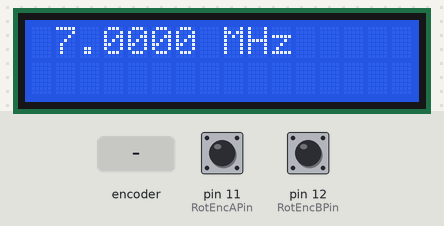
A sketch run on a simulated Arduino Uno, built with avr-gcc and run on an emulated ATmega328P. Shown: 16×2 character LCD. The inputs (shaded band) are chosen by the test bench; at power-on: pin 11 (RotEncAPin) HIGH, pin 12 (RotEncBPin) HIGH.

Above: at 1.2 s.
1.3 s: rotary encoder on pin 11 (RotEncAPin) / pin 12 (RotEncBPin) turned 1 step (first pin leading)
At 2.5 s:
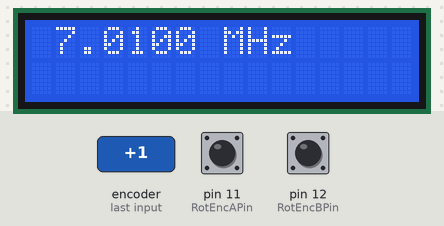
3.0 s: rotary encoder on pin 11 (RotEncAPin) / pin 12 (RotEncBPin) turned 1 step (first pin leading)
At 3.8 s:
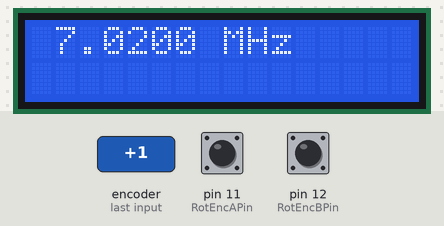
4.7 s: rotary encoder on pin 11 (RotEncAPin) / pin 12 (RotEncBPin) turned 1 step (first pin leading)
At 5.1 s:
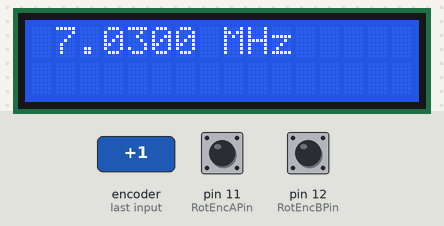
Timing chart, 0 to 7.7 s (numbered marks = the images above; inputs shaded):
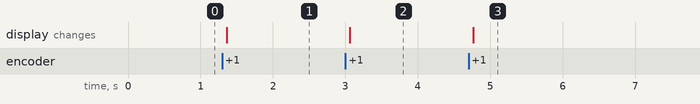

Measured:
- after the input at 1.3 s, the display: changes after 0.06 s (image 1)
- after the input at 3.0 s, the display: changes after 0.06 s (image 2)
- after the input at 4.7 s, the display: changes after 0.06 s (image 3)

The sketch:

SimpleDDS.ino
```cpp
/*

 N6QW / KK6FUT Super Simple DDS

 This is a super simple DDS sketch to run a single band AD9850-based DDS.
 Kept super-super simple to make it easy for the non-software folks.

 Inputs: Rotary encoder
 Outputs: LCD display, DDS frequency

 Uses a a (16*2) LCD Display on the I2C Interface for TwRobot.

 */

#include<stdlib.h>
#include <Wire.h>
#include <LiquidCrystal_I2C.h> //TwRobot

const double  bandStart = 7000000;  // start of 40m
const double bandEnd = 7300000; // end of 40m
double freq = bandStart;  // this is a variable (changes) - set it to the beginning of the band

// Set pin numbers for ADS9850
const int W_CLK = 2;
const int FQ_UD = 3;
const int DATAPIN = 4;
const int RESET = 5;

// Set pins for ROTARY ENCODER - we are NOT using rotary encoder switch, so omit for clarity
const int RotEncAPin = 11;
const int RotEncBPin = 12;

// Display library assumes use of A4 for clock, A5 for data. No code needed.

// Variables for Rotary Encoder handling
boolean OldRotEncA = true;
boolean RotEncA = true;
boolean RotEncB = true;

// Instantiate the LCD display...
LiquidCrystal_I2C lcd(0x027, 2, 1, 0, 4, 5, 6, 7, 3, POSITIVE);  // Set the LCD I2C address TwRobot

void setup() {

  // Set up LCD
  lcd.begin(16,2);   // initialize the lcd for 16 chars 2 lines, turn on backlight TwRobot

  // Set up ROTARY ENCODER
  pinMode(RotEncAPin, INPUT);
  pinMode(RotEncBPin, INPUT);
  // set up pull-up resistors on inputs...
  digitalWrite(RotEncAPin,HIGH);
  digitalWrite(RotEncBPin,HIGH);

  // Set up DDS
  pinMode(FQ_UD, OUTPUT);
  pinMode(W_CLK, OUTPUT);
  pinMode(DATAPIN, OUTPUT);
  pinMode(RESET, OUTPUT);
 // start up the DDS...
  pulseHigh(RESET);
  pulseHigh(W_CLK);
  pulseHigh(FQ_UD);
  // start the oscillator...
  send_frequency(freq);
  display_frequency(freq);

}

void loop() {

  // Read the inputs...
  RotEncA = digitalRead(RotEncAPin);
  RotEncB = digitalRead(RotEncBPin);

  // check the rotary encoder values
  if ((RotEncA == HIGH)&&(OldRotEncA == LOW)){
    // adjust frequency
    if (RotEncB == LOW) {
      freq=constrain(freq+10000,bandStart,bandEnd);
    } else {
      freq=constrain(freq-10000,bandStart,bandEnd);
    }
    OldRotEncA=RotEncA;  // store rotary encoder position for next go around

     // Now, update the LCD with frequency
    display_frequency(freq); // push the frequency to LCD display
    send_frequency(freq);  // set the DDS to the new frequency
    delay(400); // let the frequency/voltages settle out after changing the frequency
   }
  OldRotEncA=RotEncA;
  // End of loop()
}


// subroutine to display the frequency...
void display_frequency(double frequency) {
  lcd.setCursor(0, 0); //was 17
  if (frequency<10000000){
    lcd.print(" ");
  }
  lcd.print(frequency/1e6,4);
  lcd.print(" MHz");
}


// Subroutine to generate a positive pulse on 'pin'...
void pulseHigh(int pin) {
  digitalWrite(pin, HIGH);
  digitalWrite(pin, LOW);
}

// calculate and send frequency code to DDS Module...
void send_frequency(double frequency) {
  int32_t freq = (frequency) * 4294967295/125000000;
  for (int b=0; b<4; b++, freq>>=8) {
    shiftOut(DATAPIN, W_CLK, LSBFIRST, freq & 0xFF);
  }
  shiftOut(DATAPIN, W_CLK, LSBFIRST, 0x00);
  pulseHigh(FQ_UD);
}
```

Jsi5351.h
```cpp
// (licence header left out)
#ifndef SI5351_H_
#define SI5351_H_

#include "Arduino.h"
#include "Wire.h"
#include <stdint.h>
#include <avr/eeprom.h>

/* Define definitions */

#define SI5351_BUS_BASE_ADDR				      0x60
#define SI5351_XTAL_FREQ					        25000000
#define SI5351_PLL_FIXED					        900000000

#define SI5351_PLL_VCO_MIN				      	600000000
#define SI5351_PLL_VCO_MAX				      	900000000
#define SI5351_MULTISYNTH_MIN_FREQ		  	1000000
#define SI5351_MULTISYNTH_DIVBY4_FREQ	 	150000000
#define SI5351_MULTISYNTH_MAX_FREQ		  	160000000
#define SI5351_MULTISYNTH67_MAX_FREQ	  	SI5351_MULTISYNTH_DIVBY4_FREQ
#define SI5351_CLKOUT_MIN_FREQ			    	8000
#define SI5351_CLKOUT_MAX_FREQ			    	SI5351_MULTISYNTH_MAX_FREQ
#define SI5351_CLKOUT67_MAX_FREQ		    	SI5351_MULTISYNTH67_MAX_FREQ

#define SI5351_PLL_A_MIN			        		15
#define SI5351_PLL_A_MAX				        	90
#define SI5351_PLL_B_MAX				        	(SI5351_PLL_C_MAX-1)
#define SI5351_PLL_C_MAX				        	1048575
#define SI5351_MULTISYNTH_A_MIN			   	6
#define SI5351_MULTISYNTH_A_MAX		   		1800
#define SI5351_MULTISYNTH67_A_MAX	   		254
#define SI5351_MULTISYNTH_B_MAX			   	(SI5351_MULTISYNTH_C_MAX-1)
#define SI5351_MULTISYNTH_C_MAX			   	1048575
#define SI5351_MULTISYNTH_P1_MAX		    	((1<<18)-1)
#define SI5351_MULTISYNTH_P2_MAX		    	((1<<20)-1)
#define SI5351_MULTISYNTH_P3_MAX		    	((1<<20)-1)

#define SI5351_DEVICE_STATUS			      	0
#define SI5351_INTERRUPT_STATUS		   		1
#define SI5351_INTERRUPT_MASK		     		2
#define SI5351_STATUS_SYS_INIT		    		(1<<7)
#define SI5351_STATUS_LOL_B			       	(1<<6)
#define SI5351_STATUS_LOL_A			       	(1<<5)
#define SI5351_STATUS_LOS				       	(1<<4)
#define SI5351_OUTPUT_ENABLE_CTRL		   	3
#define SI5351_OEB_PIN_ENABLE_CTRL		  	9
#define SI5351_PLL_INPUT_SOURCE		   		15
#define SI5351_CLKIN_DIV_MASK			     	(3<<6)
#define SI5351_CLKIN_DIV_1				      	(0<<6)
#define SI5351_CLKIN_DIV_2			      		(1<<6)
#define SI5351_CLKIN_DIV_4			      		(2<<6)
#define SI5351_CLKIN_DIV_8				      	(3<<6)
#define SI5351_PLLB_SOURCE			      		(1<<3)
#define SI5351_PLLA_SOURCE			      		(1<<2)

#define SI5351_CLK0_CTRL			        		16
#define SI5351_CLK1_CTRL			        		17
#define SI5351_CLK2_CTRL				        	18
#define SI5351_CLK3_CTRL				        	19
#define SI5351_CLK4_CTRL				        	20
#define SI5351_CLK5_CTRL			        		21
#define SI5351_CLK6_CTRL				        	22
#define SI5351_CLK7_CTRL				        	23
#define SI5351_CLK_POWERDOWN			      	(1<<7)
#define SI5351_CLK_INTEGER_MODE		     	(1<<6)
#define SI5351_CLK_PLL_SELECT		     		(1<<5)
#define SI5351_CLK_INVERT				       	(1<<4)
#define SI5351_CLK_INPUT_MASK			     	(3<<2)
#define SI5351_CLK_INPUT_XTAL			     	(0<<2)
#define SI5351_CLK_INPUT_CLKIN			    	(1<<2)
#define SI5351_CLK_INPUT_MULTISYNTH_0_4 	(2<<2)
#define SI5351_CLK_INPUT_MULTISYNTH_N	 	(3<<2)
#define SI5351_CLK_DRIVE_STRENGTH_MASK		(3<<0)
#define SI5351_CLK_DRIVE_STRENGTH_2MA		 (0<<0)
#define SI5351_CLK_DRIVE_STRENGTH_4MA		 (1<<0)
#define SI5351_CLK_DRIVE_STRENGTH_6MA	 	(2<<0)
#define SI5351_CLK_DRIVE_STRENGTH_8MA		 (3<<0)

#define SI5351_CLK3_0_DISABLE_STATE		 	24
#define SI5351_CLK7_4_DISABLE_STATE		 	25
#define SI5351_CLK_DISABLE_STATE_MASK	 	3
#define SI5351_CLK_DISABLE_STATE_LOW	  	0
#define SI5351_CLK_DISABLE_STATE_HIGH	 	1
#define SI5351_CLK_DISABLE_STATE_FLOAT		2
#define SI5351_CLK_DISABLE_STATE_NEVER		3

#define SI5351_PARAMETERS_LENGTH	    		8
#define SI5351_PLLA_PARAMETERS		  	 	26
#define SI5351_PLLB_PARAMETERS		   		34
#define SI5351_CLK0_PARAMETERS		   		42
#define SI5351_CLK1_PARAMETERS		   		50
#define SI5351_CLK2_PARAMETERS		   		58
#define SI5351_CLK3_PARAMETERS		   		66
#define SI5351_CLK4_PARAMETERS			   	74
#define SI5351_CLK5_PARAMETERS			   	82
#define SI5351_CLK6_PARAMETERS			   	90
#define SI5351_CLK7_PARAMETERS			   	91
#define SI5351_CLK6_7_OUTPUT_DIVIDER	 	92
#define SI5351_OUTPUT_CLK_DIV_MASK		 	(7 << 4)
#define SI5351_OUTPUT_CLK6_DIV_MASK	  	(7 << 0)
#define SI5351_OUTPUT_CLK_DIV_SHIFT	  	4
#define SI5351_OUTPUT_CLK_DIV6_SHIFT	 	0
#define SI5351_OUTPUT_CLK_DIV_1		    	0
#define SI5351_OUTPUT_CLK_DIV_2		    	1
#define SI5351_OUTPUT_CLK_DIV_4		    	2
#define SI5351_OUTPUT_CLK_DIV_8		    	3
#define SI5351_OUTPUT_CLK_DIV_16	  	 	4
#define SI5351_OUTPUT_CLK_DIV_32		   	5
#define SI5351_OUTPUT_CLK_DIV_64		 	  6
#define SI5351_OUTPUT_CLK_DIV_128		  	7
#define SI5351_OUTPUT_CLK_DIVBY4		   	(3<<2)

#define SI5351_SSC_PARAM0				      	149
#define SI5351_SSC_PARAM1				      	150
#define SI5351_SSC_PARAM2				      	151
#define SI5351_SSC_PARAM3				      	152
#define SI5351_SSC_PARAM4					      153
#define SI5351_SSC_PARAM5					      154
#define SI5351_SSC_PARAM6			      		155
#define SI5351_SSC_PARAM7			      		156
#define SI5351_SSC_PARAM8		    	  		157
#define SI5351_SSC_PARAM9			      		158
#define SI5351_SSC_PARAM10			     		159
#define SI5351_SSC_PARAM11					     160
#define SI5351_SSC_PARAM12					     161

#define SI5351_VXCO_PARAMETERS_LOW	 		162
#define SI5351_VXCO_PARAMETERS_MID       163
#define SI5351_VXCO_PARAMETERS_HIGH      164

#define SI5351_CLK0_PHASE_OFFSET		   	165
#define SI5351_CLK1_PHASE_OFFSET		   	166
#define SI5351_CLK2_PHASE_OFFSET	   		167
#define SI5351_CLK3_PHASE_OFFSET	   		168
#define SI5351_CLK4_PHASE_OFFSET	   		169
#define SI5351_CLK5_PHASE_OFFSET	   		170

#define SI5351_PLL_RESET				       	177
#define SI5351_PLL_RESET_B		       		(1<<7)
#define SI5351_PLL_RESET_A		       		(1<<5)

#define SI5351_CRYSTAL_LOAD	      			183
#define SI5351_CRYSTAL_LOAD_MASK	     	(3<<6)
#define SI5351_CRYSTAL_LOAD_6PF	      	(1<<6)
#define SI5351_CRYSTAL_LOAD_8PF      		(2<<6)
#define SI5351_CRYSTAL_LOAD_10PF     		(3<<6)

#define SI5351_FANOUT_ENABLE	       		187
#define SI5351_CLKIN_ENABLE		        	(1<<7)
#define SI5351_XTAL_ENABLE		       		(1<<6)
#define SI5351_MULTISYNTH_ENABLE	     	(1<<4)

/* Macro definitions */

/*
 * Based on former asm-ppc/div64.h and asm-m68knommu/div64.h
 *
 * The semantics of do_div() are:
 *
 * uint32_t do_div(uint64_t *n, uint32_t base)
 * {
 *      uint32_t remainder = *n % base;
 *      *n = *n / base;
 *      return remainder;
 * }
 *
 * NOTE: macro parameter n is evaluated multiple times,
 *       beware of side effects!
 */

# define do_div(n,base) ({                                      \
        uint32_t __base = (base);                               \
        uint32_t __rem;                                         \
        __rem = ((uint64_t)(n)) % __base;                       \
        (n) = ((uint64_t)(n)) / __base;                         \
        __rem;                                                  \
 })

/* Enum definitions */

/*
 * enum si5351_variant - SiLabs Si5351 chip variant
 * @SI5351_VARIANT_A: Si5351A (8 output clocks, XTAL input)
 * @SI5351_VARIANT_A3: Si5351A MSOP10 (3 output clocks, XTAL input)
 * @SI5351_VARIANT_B: Si5351B (8 output clocks, XTAL/VXCO input)
 * @SI5351_VARIANT_C: Si5351C (8 output clocks, XTAL/CLKIN input)
 */
enum si5351_variant {
	SI5351_VARIANT_A = 1,
	SI5351_VARIANT_A3 = 2,
	SI5351_VARIANT_B = 3,
	SI5351_VARIANT_C = 4,
};

enum si5351_clock {SI5351_CLK0, SI5351_CLK1, SI5351_CLK2, SI5351_CLK3,
	SI5351_CLK4, SI5351_CLK5, SI5351_CLK6, SI5351_CLK7};

enum si5351_pll {SI5351_PLLA, SI5351_PLLB};

enum si5351_drive {SI5351_DRIVE_2MA, SI5351_DRIVE_4MA, SI5351_DRIVE_6MA, SI5351_DRIVE_8MA};

/* Struct definitions */

struct Si5351RegSet
{
	uint32_t p1;
	uint32_t p2;
	uint32_t p3;
};

struct Si5351Status
{
	uint8_t SYS_INIT;
	uint8_t LOL_B;
	uint8_t LOL_A;
	uint8_t LOS;
	uint8_t REVID;
};

struct Si5351IntStatus
{
	uint8_t SYS_INIT_STKY;
	uint8_t LOL_B_STKY;
	uint8_t LOL_A_STKY;
	uint8_t LOS_STKY;
};

class Si5351
{
public:
  Si5351(void);
  void init(uint8_t);
  void set_freq(uint32_t, uint32_t, enum si5351_clock);
  void set_pll(uint32_t, enum si5351_pll);
  void clock_enable(enum si5351_clock, uint8_t);
  void drive_strength(enum si5351_clock, enum si5351_drive);
  void update_status(void);
  void set_correction(int32_t);
  int32_t get_correction(void);
  uint8_t si5351_write_bulk(uint8_t, uint8_t, uint8_t *);
  uint8_t si5351_write(uint8_t, uint8_t);
  uint8_t si5351_read(uint8_t);
  struct Si5351Status dev_status;
  struct Si5351IntStatus dev_int_status;
private:
  void rational_best_approximation(
          unsigned long, unsigned long,
          unsigned long, unsigned long,
          unsigned long *, unsigned long *);
  uint32_t pll_calc(uint32_t, struct Si5351RegSet *, int32_t);
  uint32_t multisynth_calc(uint32_t, struct Si5351RegSet *);
  uint32_t multisynth_recalc(uint32_t, uint32_t,struct Si5351RegSet *);
  void si5351_update_sys_status(struct Si5351Status *);
  void si5351_update_int_status(struct Si5351IntStatus *);
  void si5351_set_ms_source(enum si5351_clock, enum si5351_pll);
  uint32_t ee_ref_correction;
  int32_t ref_correction;
  uint32_t plla_freq;
  uint32_t pllb_freq;
};

#endif /* SI5351_H_ */
```

Source omitted: Jsi5351.cpp (18408 bytes)
